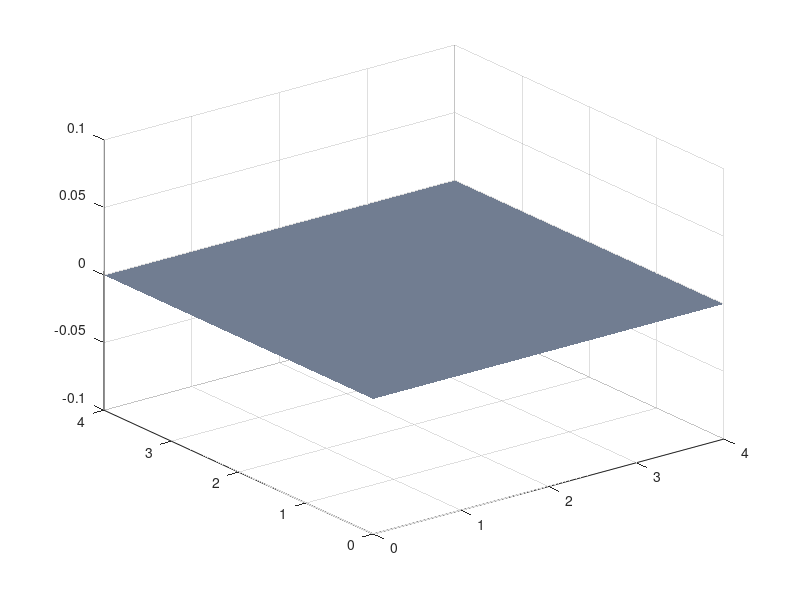

Here is the MATLAB script that generated this plot: (Note: this script raises an error after producing the figure.)
% Fiona Pigott
% Chris Miller
% Dustin Martin


% Solve the 2-D wave equation subject to
% fixed boundary condition on right
% moving boundary condition on left
% --------------------------------------

clear all
close all
clc

nFrames = 425;                % number of frames in the movie

% set physical parameters ------------------------------------------
c = 1;                        
deltaT = 0.02;
deltaX = 0.05;
deltaY = 0.05;
lamb1 = (c*deltaT/deltaX)^2;
lamb2 = (c*deltaT/deltaY)^2;

% Define the dimensions of the pool
xRight = 4; % x dim
x = linspace(0, xRight,(xRight/deltaX +1) );  % x node locations
nx = length(x);

yTop = 4; % y dim
y = linspace(0, yTop, (yTop/deltaY +1) );     % y node locations
ny = length(y);

% Begin calculating the wave --------------------------------------

% We're going to calculate our matrices such that each matrix includes 
% the spatial phantom values, then only plot the actual values w/n the
% bound of the problem. -> size(waveMatrix) = ny+2, nx+2, where
% waveMatrix(:,1) = left phantom
% waveMatrix(:,nx+2) = right phantom
% waveMatrix(1,:) = top phantom
% waveMatrix(ny+2,:) = bottom phantom. This is where index from 0 would be
% nice....

% NOTE: the i corresponds to x, the j to y
% Define vectors of indeces so this code will beeasier to interpret later

% y index (row index)
in = 2:ny+1;
% x index (col index)
jn = 2:nx+1;

% Always start the pool at some zero wave
uInit = zeros(ny+2,nx+2);       % set temporal initial values
% load('AKWaterColormap','AKWaterColormap')
% set(gcf,'Colormap',AKWaterColormap)
waveplot = surf(x,y,uInit(in,jn));
axis([0 xRight 0 yTop -.1 .1])  
shading interp   
colormap('bone')
drawnow

% Set up uCur
uCur = zeros(ny+2,nx+2);

% Now calculate the interior points for the first time-step
% This is for du/dn = 0 on the boundarys
uCur(in,jn) = ...
    lamb2*.5*...
    (uInit(in-1,jn)-2*uInit(in,jn)+uInit(in+1,jn)) + ...
    lamb1*.5*...
    (uInit(in,jn-1)-2*uInit(in,jn)+uInit(in,jn+1)) + ...
    uInit(in,jn);

% So we know the left boundary of uCur, the beginning of the wave function
% Only 1 timestep has passed, therefore t = deltaT
uCur(in,2) = leftBoundary(deltaT, deltaT, nx,ny, uCur);

% Now calculate the edges for the first time-step.
% Top phantoms:
uCur(:,1) = uInit(:,3);
% Bottom phantoms
uCur(:,nx+1:nx+2) = uInit(:,nx-1:nx);
% Right phantoms
uCur(ny+1:ny+2,:) = uInit(ny+1:ny+2,:);

waveplot = surf(x,y,uCur(in,jn)); %, xlabel('X axis'), ylabel('Y axis'),
axis([0 xRight 0 yTop -.1 .1]);      %title('My title'), axis([0 xRight -1 1])
shading interp 
% colormap('bone')

drawnow

uFut = uCur;

                        % and the rest of the time steps...
for k = 2 : nFrames
    
   uCur(in,2) = leftBoundary(k, deltaT, nx, ny, uCur);
    
   uFut(in,jn) = ...
        lamb2*...
        (uCur(in-1,jn)-2*uCur(in,jn)+uCur(in+1,jn)) + ...
        lamb1*...
        (uCur(in,jn-1)-2*uCur(in,jn)+uCur(in,jn+1))...
        + 2*uCur(in,jn) - uInit(in,jn);
    
    % Now calculate the edges for the first time-step.

    % Top phantoms:
    uFut(1,:) = uFut(3,:);
    % Bottom phantoms
    uFut(ny+2,:) = uFut(ny,:);
    % Right phantoms
    uFut(:,nx+2) = uFut(:,nx);
    % Left phantoms
    uFut(:,1) = uFut(:,3); %reflects off the left wall

    waveplot = surf(x,y,uFut(in,jn));
    axis([0 xRight 0 yTop -.1 .1])  
    shading interp   %xlabel('X axis'), ylabel('Y axis'),
    %colormap('bone')  % title('My title'), axis([0 xRight -1 1])

    drawnow

    uInit = uCur;            % update u values
    uCur = uFut;
end

